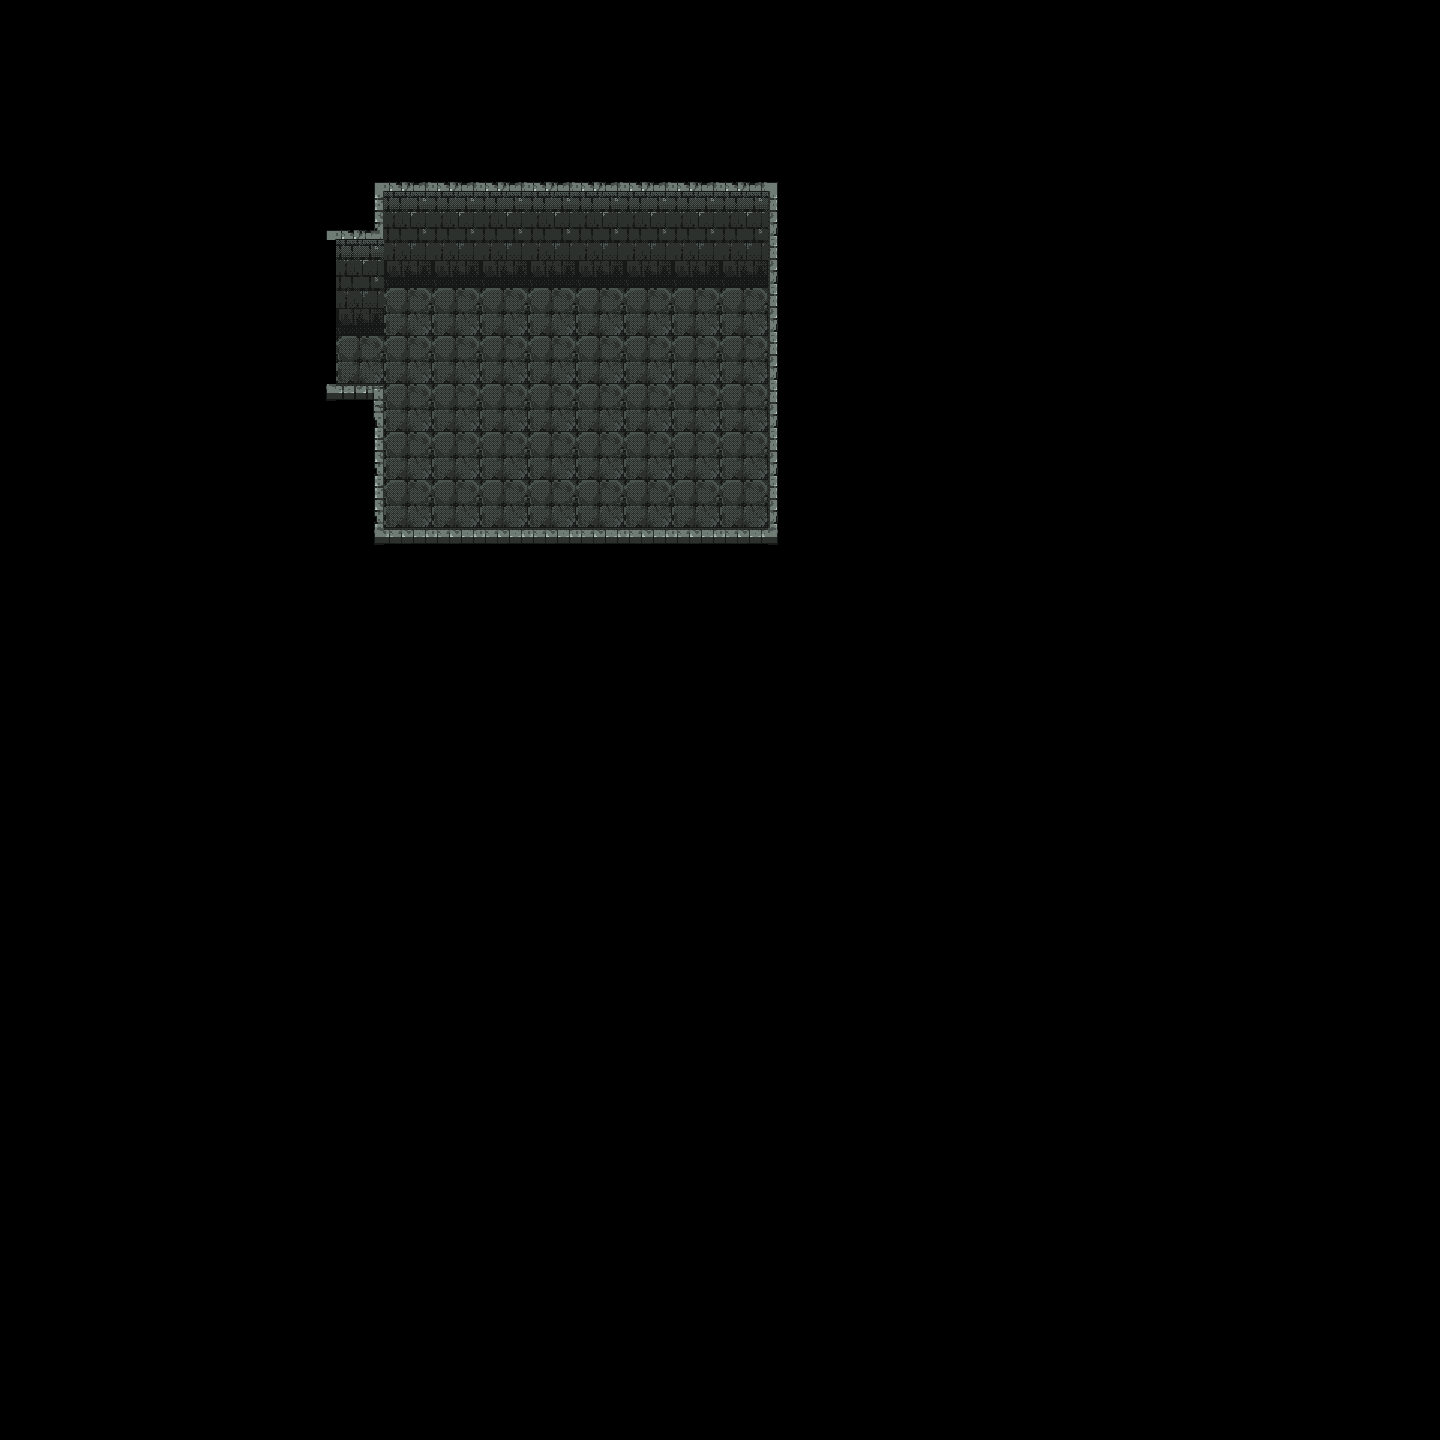

Below is a game level as drawn by its tile map, then a one-line description and the .tmx that defines it (tile-layer data replaced by summaries):
An orthogonal 30x30 tile map with 48x48 px tiles, 4 tile layers (15_floor, 15_wall, 16_darkness, 15_enclosure).

<map version="1.10" tiledversion="1.10.2" orientation="orthogonal" renderorder="right-down" width="30" height="30" tilewidth="48" tileheight="48" infinite="0" nextlayerid="5" nextobjectid="1">
 <tileset firstgid="1" source="../Tilesets/Katos_tiles_1.tsx" />
 <layer id="1" name="15_floor" width="30" height="30">
  <data>[900 cells, 41 non-empty, 1 distinct tile ids]</data>
 </layer>
 <layer id="2" name="15_wall" width="30" height="30">
  <data>[900 cells, 18 non-empty, 2 distinct tile ids]</data>
 </layer>
 <layer id="4" name="16_darkness" width="30" height="30">
  <data>[900 cells, 27 non-empty, 1 distinct tile ids]</data>
 </layer>
 <layer id="3" name="15_enclosure" width="30" height="30">
  <data>[900 cells, 33 non-empty, 10 distinct tile ids]</data>
 </layer>
</map>
